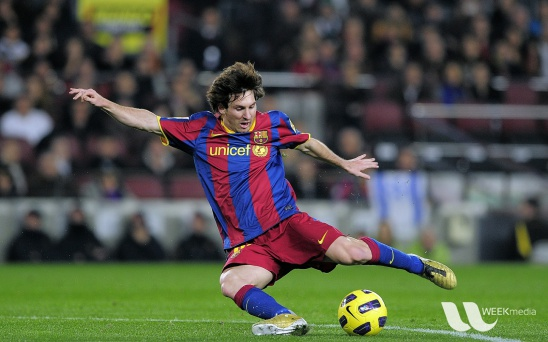
#> input picture ML/DAY11_12/messi.jpg, 548 x 342 px
$ python Q7.py
#> lines starting #> are read from the running program, lines starting #| are printed output that depends on the picture; after the words box and inside, x2 and y2 are one past the last pixel; in counts of white or black regions, pixels touching at a corner belong together
import numpy as np
import cv2 as cv

img=cv.imread("messi.jpg",0)
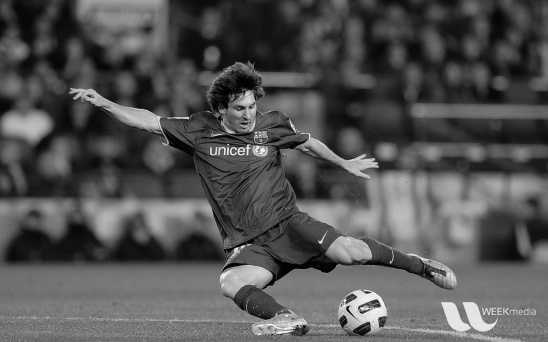
#> img: shape (342, 548); min 0, max 253, mean 83.3

edges=cv.Canny(img,100,200)
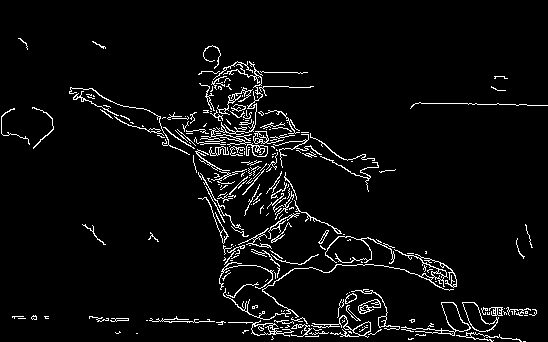
#> edges: shape (342, 548); 4.7% white in thin lines or dots, all inside (x1, y1, x2, y2) = (1, 38, 548, 342)
edges1=cv.Canny(img,0,100)
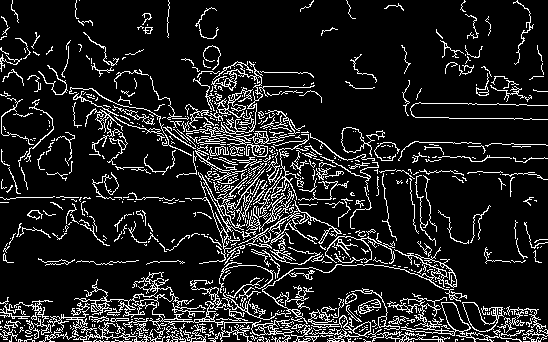
#> edges1: shape (342, 548); 12.6% white in thin lines or dots

img1=np.hstack((img,edges,edges1))
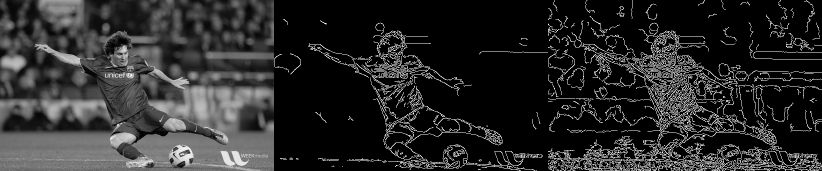
#> img1: shape (342, 1644) (shown at 1/2 size); min 0, max 255, mean 42.5
cv.imshow("Edges",img1)
cv.waitKey(0)

$ run again, with ML/DAY11_12/gradient.jpg copied over ML/DAY11_12/messi.jpg
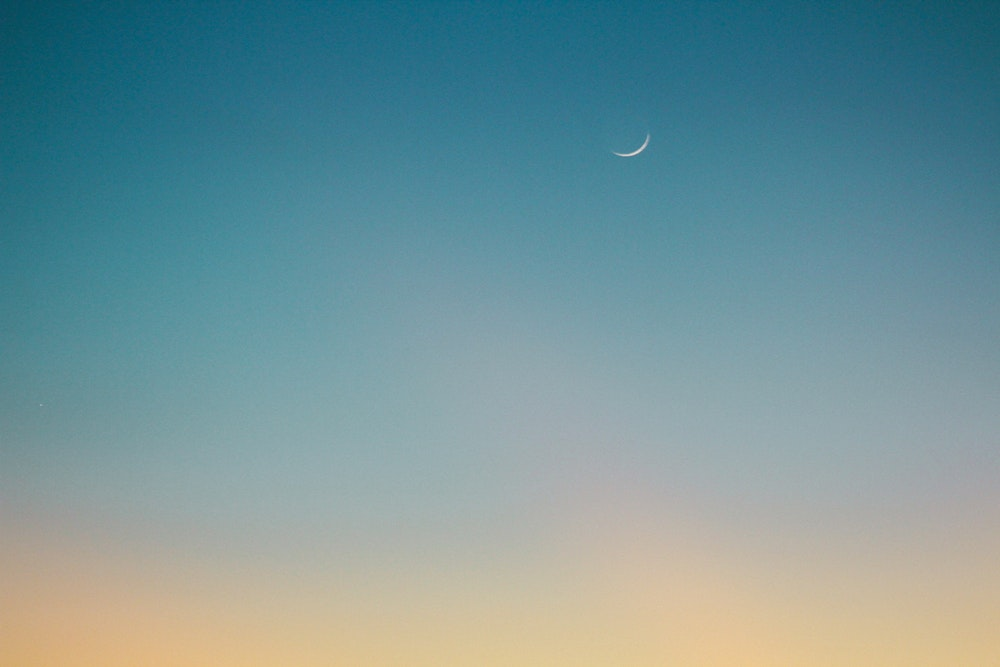
#> input picture ML/DAY11_12/gradient.jpg, 1000 x 667 px
#> `edges=cv.Canny(img,100,200)`:
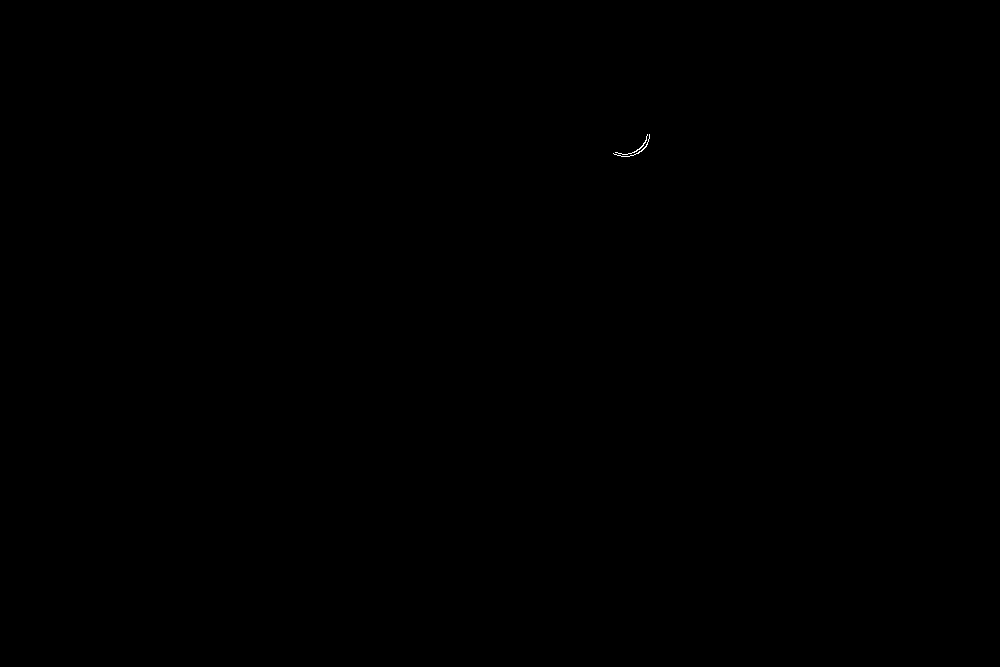
#> edges: shape (667, 1000); 0.02% white in thin lines or dots, all inside (x1, y1, x2, y2) = (613, 134, 650, 157)
#> edges1: shape (667, 1000); 0.03% white in thin lines or dots, all inside (x1, y1, x2, y2) = (40, 126, 665, 405)
#> `img1=np.hstack((img,edges,edges1))`:
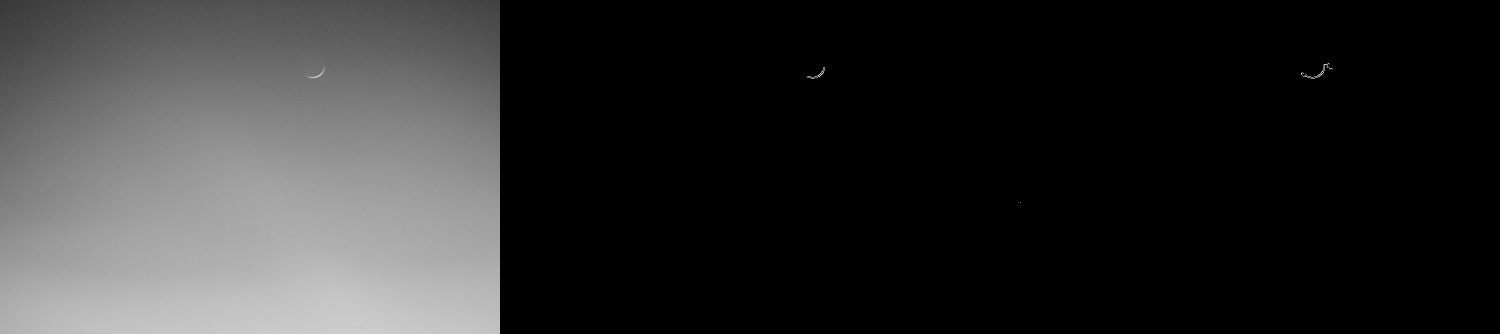
#> img1: shape (667, 3000) (shown at 1/2 size); min 0, max 255, mean 46.5

$ run again, with ML/DAY11_12/group-smiling.jpg copied over ML/DAY11_12/messi.jpg
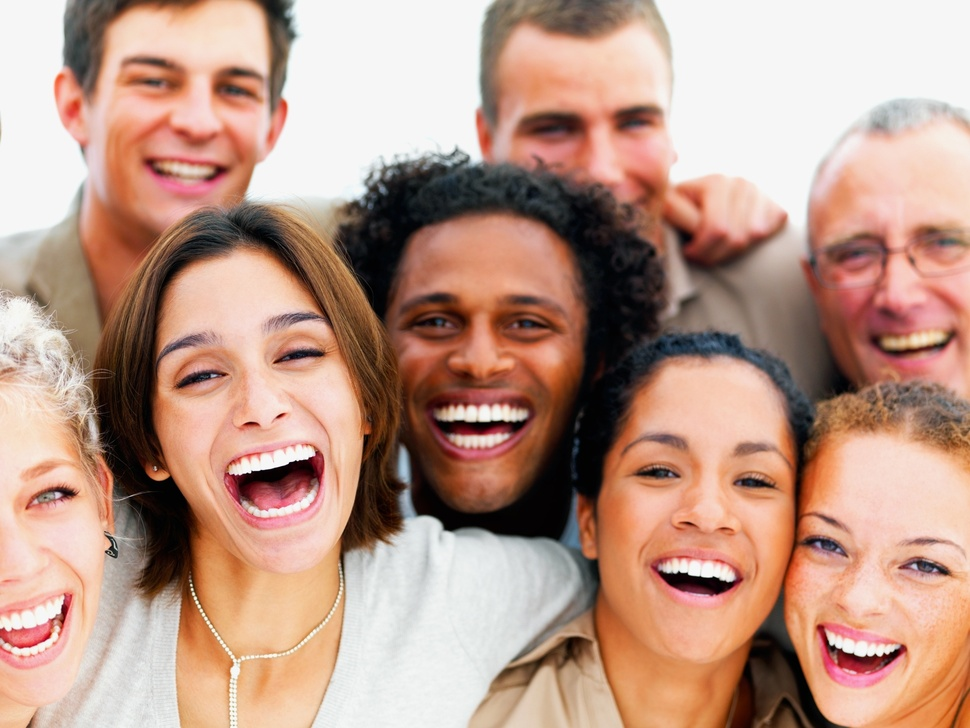
#> input picture ML/DAY11_12/group-smiling.jpg, 970 x 728 px, shrunk from 1633 x 1225 before the run
#> `edges=cv.Canny(img,100,200)`:
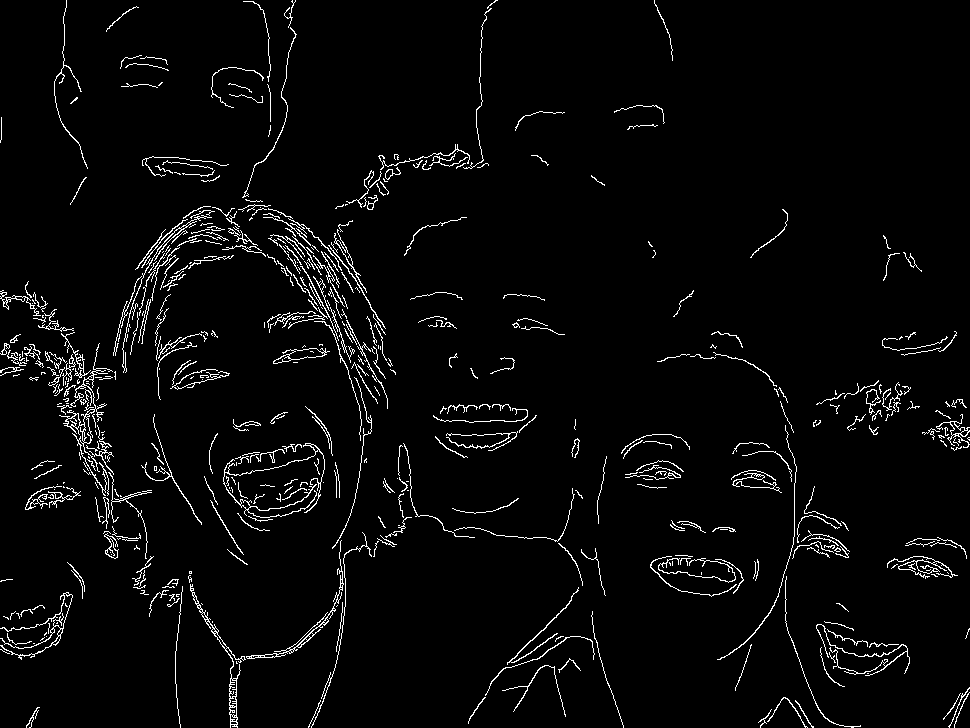
#> edges: shape (728, 970); 3.4% white in thin lines or dots
#> edges1: shape (728, 970); 9.8% white in thin lines or dots
#> `img1=np.hstack((img,edges,edges1))`:
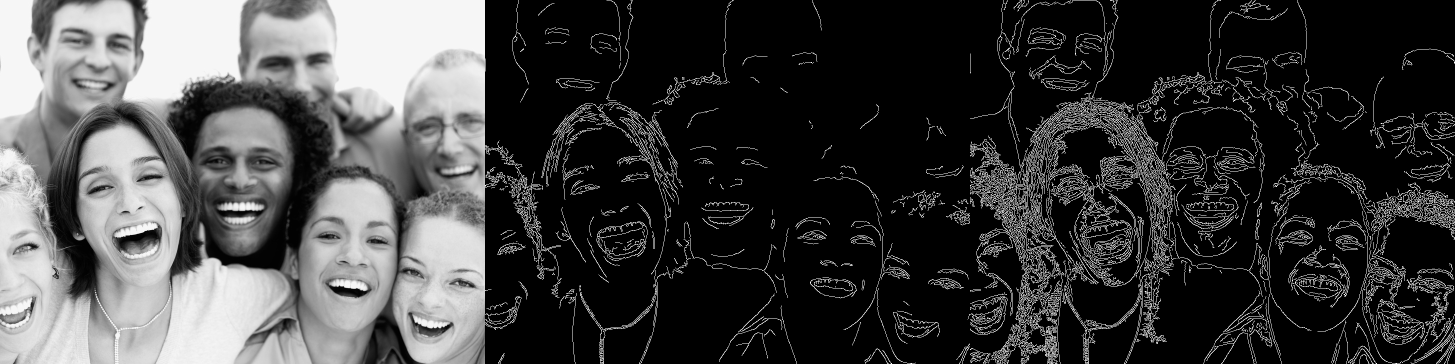
#> img1: shape (728, 2910) (shown at 1/2 size); min 0, max 255, mean 65
